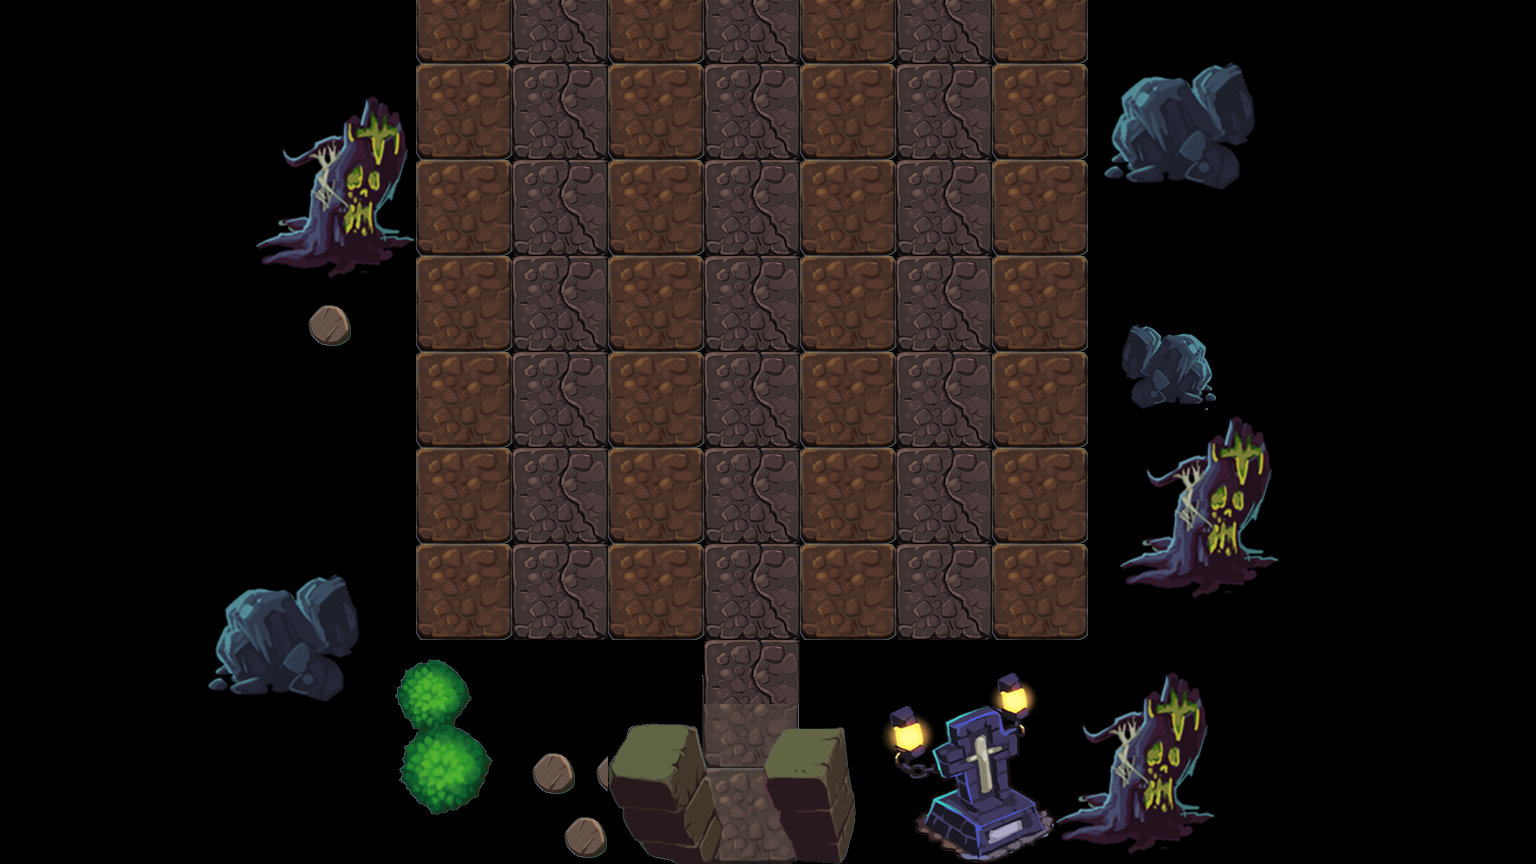

This is a level from a 2D game, rendered from its Tiled map with the project's own tilesets. A one-line summary and the map file follow, with tile-layer data summarised:
An orthogonal 48x27 tile map with 32x32 px tiles, 1 tile layer (BgLayer) and 8 objects (ArrowPoint, 0, 1, 2, 3, ...).

<map version="1.0" orientation="orthogonal" renderorder="left-down" width="48" height="27" tilewidth="32" tileheight="32">
 <tileset firstgid="1" name="tiles" tilewidth="32" tileheight="32">
  <image source="tiles.png" width="768" height="576" />
 </tileset>
 <layer name="BgLayer" width="48" height="27">
  <data>[1296 cells, 690 non-empty, 189 distinct tile ids]</data>
 </layer>
 <objectgroup name="Objects">
  <object name="ArrowPoint" x="754" y="674" />
  <object name="0" x="458" y="44" />
  <object name="1" x="556" y="46" />
  <object name="2" x="660" y="44" />
  <object name="3" x="748" y="46" />
  <object name="4" x="844" y="46" />
  <object name="5" x="938" y="46" />
  <object name="6" x="1030" y="42" />
 </objectgroup>
</map>
